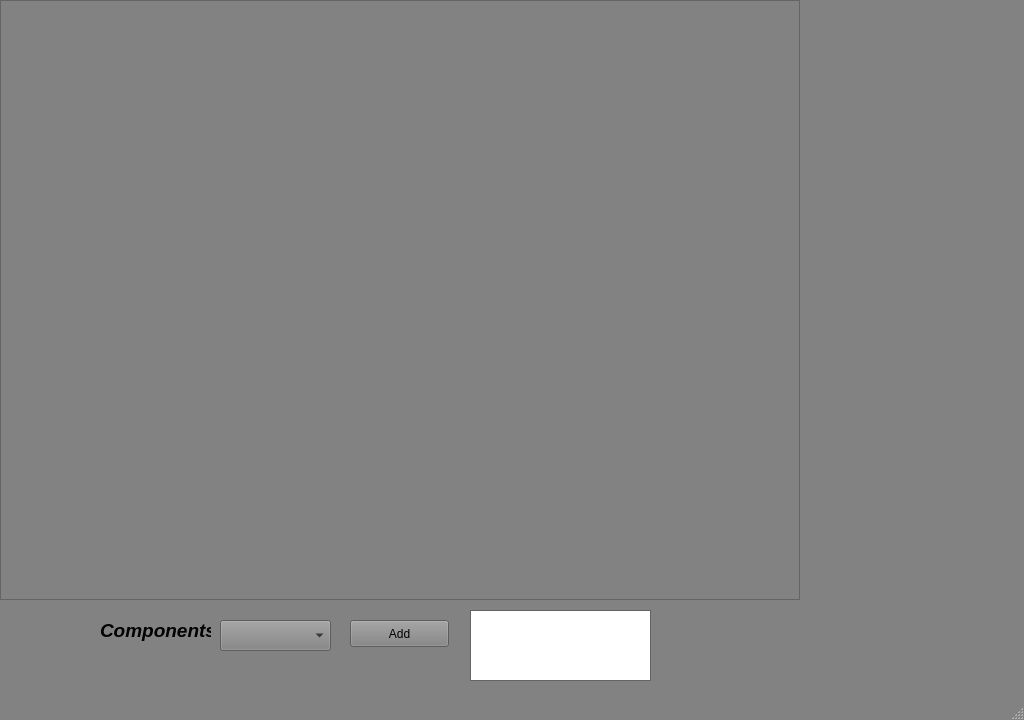
<?xml version="1.0" encoding="UTF-8"?>
<ui version="4.0">
 <class>MainWindow</class>
 <widget class="QMainWindow" name="MainWindow">
  <property name="geometry">
   <rect>
    <x>0</x>
    <y>0</y>
    <width>1024</width>
    <height>720</height>
   </rect>
  </property>
  <property name="palette">
   <palette>
    <active>
     <colorrole role="WindowText">
      <brush brushstyle="SolidPattern">
       <color alpha="255">
        <red>0</red>
        <green>0</green>
        <blue>0</blue>
       </color>
      </brush>
     </colorrole>
     <colorrole role="Button">
      <brush brushstyle="SolidPattern">
       <color alpha="255">
        <red>130</red>
        <green>130</green>
        <blue>130</blue>
       </color>
      </brush>
     </colorrole>
     <colorrole role="Light">
      <brush brushstyle="SolidPattern">
       <color alpha="255">
        <red>195</red>
        <green>195</green>
        <blue>195</blue>
       </color>
      </brush>
     </colorrole>
     <colorrole role="Midlight">
      <brush brushstyle="SolidPattern">
       <color alpha="255">
        <red>162</red>
        <green>162</green>
        <blue>162</blue>
       </color>
      </brush>
     </colorrole>
     <colorrole role="Dark">
      <brush brushstyle="SolidPattern">
       <color alpha="255">
        <red>65</red>
        <green>65</green>
        <blue>65</blue>
       </color>
      </brush>
     </colorrole>
     <colorrole role="Mid">
      <brush brushstyle="SolidPattern">
       <color alpha="255">
        <red>87</red>
        <green>87</green>
        <blue>87</blue>
       </color>
      </brush>
     </colorrole>
     <colorrole role="Text">
      <brush brushstyle="SolidPattern">
       <color alpha="255">
        <red>0</red>
        <green>0</green>
        <blue>0</blue>
       </color>
      </brush>
     </colorrole>
     <colorrole role="BrightText">
      <brush brushstyle="SolidPattern">
       <color alpha="255">
        <red>255</red>
        <green>255</green>
        <blue>255</blue>
       </color>
      </brush>
     </colorrole>
     <colorrole role="ButtonText">
      <brush brushstyle="SolidPattern">
       <color alpha="255">
        <red>0</red>
        <green>0</green>
        <blue>0</blue>
       </color>
      </brush>
     </colorrole>
     <colorrole role="Base">
      <brush brushstyle="SolidPattern">
       <color alpha="255">
        <red>255</red>
        <green>255</green>
        <blue>255</blue>
       </color>
      </brush>
     </colorrole>
     <colorrole role="Window">
      <brush brushstyle="SolidPattern">
       <color alpha="255">
        <red>130</red>
        <green>130</green>
        <blue>130</blue>
       </color>
      </brush>
     </colorrole>
     <colorrole role="Shadow">
      <brush brushstyle="SolidPattern">
       <color alpha="255">
        <red>0</red>
        <green>0</green>
        <blue>0</blue>
       </color>
      </brush>
     </colorrole>
     <colorrole role="AlternateBase">
      <brush brushstyle="SolidPattern">
       <color alpha="255">
        <red>192</red>
        <green>192</green>
        <blue>192</blue>
       </color>
      </brush>
     </colorrole>
     <colorrole role="ToolTipBase">
      <brush brushstyle="SolidPattern">
       <color alpha="255">
        <red>255</red>
        <green>255</green>
        <blue>220</blue>
       </color>
      </brush>
     </colorrole>
     <colorrole role="ToolTipText">
      <brush brushstyle="SolidPattern">
       <color alpha="255">
        <red>0</red>
        <green>0</green>
        <blue>0</blue>
       </color>
      </brush>
     </colorrole>
    </active>
    <inactive>
     <colorrole role="WindowText">
      <brush brushstyle="SolidPattern">
       <color alpha="255">
        <red>0</red>
        <green>0</green>
        <blue>0</blue>
       </color>
      </brush>
     </colorrole>
     <colorrole role="Button">
      <brush brushstyle="SolidPattern">
       <color alpha="255">
        <red>130</red>
        <green>130</green>
        <blue>130</blue>
       </color>
      </brush>
     </colorrole>
     <colorrole role="Light">
      <brush brushstyle="SolidPattern">
       <color alpha="255">
        <red>195</red>
        <green>195</green>
        <blue>195</blue>
       </color>
      </brush>
     </colorrole>
     <colorrole role="Midlight">
      <brush brushstyle="SolidPattern">
       <color alpha="255">
        <red>162</red>
        <green>162</green>
        <blue>162</blue>
       </color>
      </brush>
     </colorrole>
     <colorrole role="Dark">
      <brush brushstyle="SolidPattern">
       <color alpha="255">
        <red>65</red>
        <green>65</green>
        <blue>65</blue>
       </color>
      </brush>
     </colorrole>
     <colorrole role="Mid">
      <brush brushstyle="SolidPattern">
       <color alpha="255">
        <red>87</red>
        <green>87</green>
        <blue>87</blue>
       </color>
      </brush>
     </colorrole>
     <colorrole role="Text">
      <brush brushstyle="SolidPattern">
       <color alpha="255">
        <red>0</red>
        <green>0</green>
        <blue>0</blue>
       </color>
      </brush>
     </colorrole>
     <colorrole role="BrightText">
      <brush brushstyle="SolidPattern">
       <color alpha="255">
        <red>255</red>
        <green>255</green>
        <blue>255</blue>
       </color>
      </brush>
     </colorrole>
     <colorrole role="ButtonText">
      <brush brushstyle="SolidPattern">
       <color alpha="255">
        <red>0</red>
        <green>0</green>
        <blue>0</blue>
       </color>
      </brush>
     </colorrole>
     <colorrole role="Base">
      <brush brushstyle="SolidPattern">
       <color alpha="255">
        <red>255</red>
        <green>255</green>
        <blue>255</blue>
       </color>
      </brush>
     </colorrole>
     <colorrole role="Window">
      <brush brushstyle="SolidPattern">
       <color alpha="255">
        <red>130</red>
        <green>130</green>
        <blue>130</blue>
       </color>
      </brush>
     </colorrole>
     <colorrole role="Shadow">
      <brush brushstyle="SolidPattern">
       <color alpha="255">
        <red>0</red>
        <green>0</green>
        <blue>0</blue>
       </color>
      </brush>
     </colorrole>
     <colorrole role="AlternateBase">
      <brush brushstyle="SolidPattern">
       <color alpha="255">
        <red>192</red>
        <green>192</green>
        <blue>192</blue>
       </color>
      </brush>
     </colorrole>
     <colorrole role="ToolTipBase">
      <brush brushstyle="SolidPattern">
       <color alpha="255">
        <red>255</red>
        <green>255</green>
        <blue>220</blue>
       </color>
      </brush>
     </colorrole>
     <colorrole role="ToolTipText">
      <brush brushstyle="SolidPattern">
       <color alpha="255">
        <red>0</red>
        <green>0</green>
        <blue>0</blue>
       </color>
      </brush>
     </colorrole>
    </inactive>
    <disabled>
     <colorrole role="WindowText">
      <brush brushstyle="SolidPattern">
       <color alpha="255">
        <red>65</red>
        <green>65</green>
        <blue>65</blue>
       </color>
      </brush>
     </colorrole>
     <colorrole role="Button">
      <brush brushstyle="SolidPattern">
       <color alpha="255">
        <red>130</red>
        <green>130</green>
        <blue>130</blue>
       </color>
      </brush>
     </colorrole>
     <colorrole role="Light">
      <brush brushstyle="SolidPattern">
       <color alpha="255">
        <red>195</red>
        <green>195</green>
        <blue>195</blue>
       </color>
      </brush>
     </colorrole>
     <colorrole role="Midlight">
      <brush brushstyle="SolidPattern">
       <color alpha="255">
        <red>162</red>
        <green>162</green>
        <blue>162</blue>
       </color>
      </brush>
     </colorrole>
     <colorrole role="Dark">
      <brush brushstyle="SolidPattern">
       <color alpha="255">
        <red>65</red>
        <green>65</green>
        <blue>65</blue>
       </color>
      </brush>
     </colorrole>
     <colorrole role="Mid">
      <brush brushstyle="SolidPattern">
       <color alpha="255">
        <red>87</red>
        <green>87</green>
        <blue>87</blue>
       </color>
      </brush>
     </colorrole>
     <colorrole role="Text">
      <brush brushstyle="SolidPattern">
       <color alpha="255">
        <red>65</red>
        <green>65</green>
        <blue>65</blue>
       </color>
      </brush>
     </colorrole>
     <colorrole role="BrightText">
      <brush brushstyle="SolidPattern">
       <color alpha="255">
        <red>255</red>
        <green>255</green>
        <blue>255</blue>
       </color>
      </brush>
     </colorrole>
     <colorrole role="ButtonText">
      <brush brushstyle="SolidPattern">
       <color alpha="255">
        <red>65</red>
        <green>65</green>
        <blue>65</blue>
       </color>
      </brush>
     </colorrole>
     <colorrole role="Base">
      <brush brushstyle="SolidPattern">
       <color alpha="255">
        <red>130</red>
        <green>130</green>
        <blue>130</blue>
       </color>
      </brush>
     </colorrole>
     <colorrole role="Window">
      <brush brushstyle="SolidPattern">
       <color alpha="255">
        <red>130</red>
        <green>130</green>
        <blue>130</blue>
       </color>
      </brush>
     </colorrole>
     <colorrole role="Shadow">
      <brush brushstyle="SolidPattern">
       <color alpha="255">
        <red>0</red>
        <green>0</green>
        <blue>0</blue>
       </color>
      </brush>
     </colorrole>
     <colorrole role="AlternateBase">
      <brush brushstyle="SolidPattern">
       <color alpha="255">
        <red>130</red>
        <green>130</green>
        <blue>130</blue>
       </color>
      </brush>
     </colorrole>
     <colorrole role="ToolTipBase">
      <brush brushstyle="SolidPattern">
       <color alpha="255">
        <red>255</red>
        <green>255</green>
        <blue>220</blue>
       </color>
      </brush>
     </colorrole>
     <colorrole role="ToolTipText">
      <brush brushstyle="SolidPattern">
       <color alpha="255">
        <red>0</red>
        <green>0</green>
        <blue>0</blue>
       </color>
      </brush>
     </colorrole>
    </disabled>
   </palette>
  </property>
  <property name="windowTitle">
   <string>MainWindow</string>
  </property>
  <widget class="QWidget" name="centralwidget">
   <widget class="QFrame" name="frm_matplot">
    <property name="geometry">
     <rect>
      <x>0</x>
      <y>0</y>
      <width>800</width>
      <height>600</height>
     </rect>
    </property>
    <property name="frameShape">
     <enum>QFrame::StyledPanel</enum>
    </property>
    <property name="frameShadow">
     <enum>QFrame::Raised</enum>
    </property>
    <zorder>frm_component_control</zorder>
   </widget>
   <widget class="QLabel" name="label">
    <property name="geometry">
     <rect>
      <x>100</x>
      <y>620</y>
      <width>111</width>
      <height>21</height>
     </rect>
    </property>
    <property name="font">
     <font>
      <pointsize>14</pointsize>
      <weight>75</weight>
      <italic>true</italic>
      <bold>true</bold>
     </font>
    </property>
    <property name="text">
     <string>Components</string>
    </property>
   </widget>
   <widget class="QPushButton" name="btAdd_Component">
    <property name="geometry">
     <rect>
      <x>350</x>
      <y>620</y>
      <width>99</width>
      <height>27</height>
     </rect>
    </property>
    <property name="text">
     <string>Add</string>
    </property>
   </widget>
   <widget class="QComboBox" name="cbComponents">
    <property name="geometry">
     <rect>
      <x>220</x>
      <y>620</y>
      <width>111</width>
      <height>31</height>
     </rect>
    </property>
   </widget>
   <widget class="QListWidget" name="lv_Components">
    <property name="geometry">
     <rect>
      <x>470</x>
      <y>610</y>
      <width>181</width>
      <height>71</height>
     </rect>
    </property>
   </widget>
  </widget>
  <widget class="QMenuBar" name="menubar">
   <property name="geometry">
    <rect>
     <x>0</x>
     <y>0</y>
     <width>1024</width>
     <height>25</height>
    </rect>
   </property>
  </widget>
  <widget class="QStatusBar" name="statusbar"/>
 </widget>
 <resources/>
 <connections/>
</ui>
